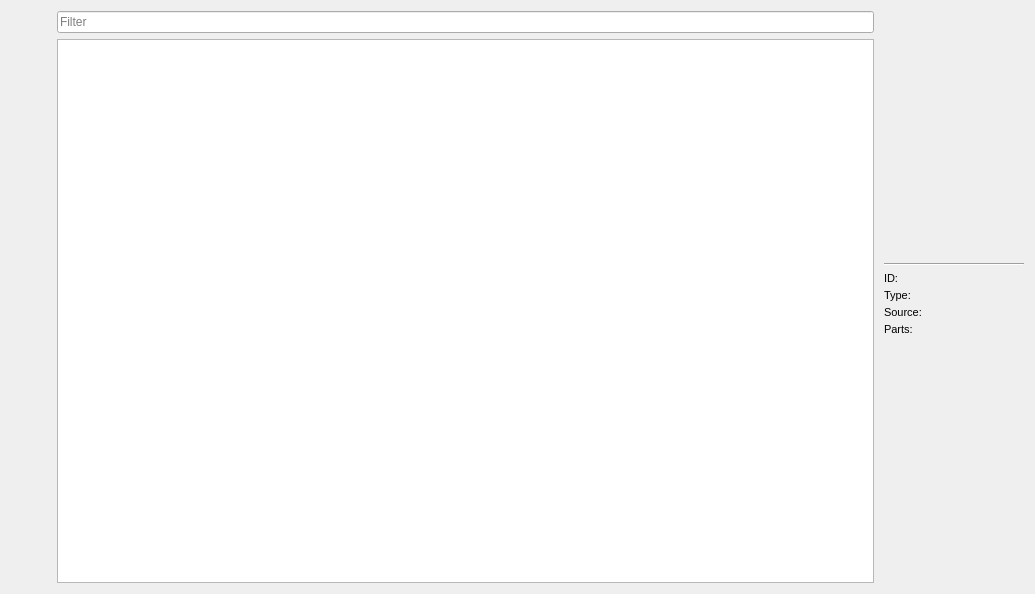
<?xml version="1.0" encoding="UTF-8"?>
<ui version="4.0">
 <class>GameListWidget</class>
 <widget class="QWidget" name="GameListWidget">
  <property name="geometry">
   <rect>
    <x>0</x>
    <y>0</y>
    <width>1035</width>
    <height>594</height>
   </rect>
  </property>
  <property name="windowTitle">
   <string notr="true">Form</string>
  </property>
  <layout class="QHBoxLayout" name="horizontalLayout_2">
   <item>
    <widget class="QWidget" name="mp_toolbar" native="true">
     <property name="sizePolicy">
      <sizepolicy hsizetype="Fixed" vsizetype="Preferred">
       <horstretch>0</horstretch>
       <verstretch>0</verstretch>
      </sizepolicy>
     </property>
     <layout class="QVBoxLayout" name="verticalLayout_2">
      <property name="leftMargin">
       <number>0</number>
      </property>
      <property name="topMargin">
       <number>0</number>
      </property>
      <property name="rightMargin">
       <number>0</number>
      </property>
      <property name="bottomMargin">
       <number>0</number>
      </property>
      <item>
       <widget class="QToolButton" name="mp_btn_rename">
        <property name="sizePolicy">
         <sizepolicy hsizetype="Expanding" vsizetype="Fixed">
          <horstretch>0</horstretch>
          <verstretch>0</verstretch>
         </sizepolicy>
        </property>
        <property name="text">
         <string notr="true"/>
        </property>
        <property name="iconSize">
         <size>
          <width>32</width>
          <height>32</height>
         </size>
        </property>
        <property name="toolButtonStyle">
         <enum>Qt::ToolButtonTextUnderIcon</enum>
        </property>
        <property name="autoRaise">
         <bool>true</bool>
        </property>
       </widget>
      </item>
      <item>
       <widget class="QToolButton" name="mp_btn_edit">
        <property name="sizePolicy">
         <sizepolicy hsizetype="Expanding" vsizetype="Fixed">
          <horstretch>0</horstretch>
          <verstretch>0</verstretch>
         </sizepolicy>
        </property>
        <property name="text">
         <string notr="true"/>
        </property>
        <property name="iconSize">
         <size>
          <width>32</width>
          <height>32</height>
         </size>
        </property>
        <property name="toolButtonStyle">
         <enum>Qt::ToolButtonTextUnderIcon</enum>
        </property>
        <property name="autoRaise">
         <bool>true</bool>
        </property>
       </widget>
      </item>
      <item>
       <widget class="QToolButton" name="mp_btn_resore_iso">
        <property name="sizePolicy">
         <sizepolicy hsizetype="Expanding" vsizetype="Fixed">
          <horstretch>0</horstretch>
          <verstretch>0</verstretch>
         </sizepolicy>
        </property>
        <property name="text">
         <string/>
        </property>
        <property name="iconSize">
         <size>
          <width>32</width>
          <height>32</height>
         </size>
        </property>
        <property name="toolButtonStyle">
         <enum>Qt::ToolButtonTextUnderIcon</enum>
        </property>
        <property name="autoRaise">
         <bool>true</bool>
        </property>
       </widget>
      </item>
      <item>
       <widget class="QToolButton" name="mp_btn_delete">
        <property name="sizePolicy">
         <sizepolicy hsizetype="Expanding" vsizetype="Fixed">
          <horstretch>0</horstretch>
          <verstretch>0</verstretch>
         </sizepolicy>
        </property>
        <property name="text">
         <string notr="true"/>
        </property>
        <property name="iconSize">
         <size>
          <width>32</width>
          <height>32</height>
         </size>
        </property>
        <property name="toolButtonStyle">
         <enum>Qt::ToolButtonTextUnderIcon</enum>
        </property>
        <property name="autoRaise">
         <bool>true</bool>
        </property>
       </widget>
      </item>
      <item>
       <spacer name="mp_spacer_2">
        <property name="orientation">
         <enum>Qt::Vertical</enum>
        </property>
        <property name="sizeHint" stdset="0">
         <size>
          <width>20</width>
          <height>40</height>
         </size>
        </property>
       </spacer>
      </item>
      <item>
       <widget class="QToolButton" name="mp_btn_install">
        <property name="sizePolicy">
         <sizepolicy hsizetype="Expanding" vsizetype="Preferred">
          <horstretch>0</horstretch>
          <verstretch>0</verstretch>
         </sizepolicy>
        </property>
        <property name="text">
         <string notr="true"/>
        </property>
        <property name="iconSize">
         <size>
          <width>32</width>
          <height>32</height>
         </size>
        </property>
        <property name="toolButtonStyle">
         <enum>Qt::ToolButtonTextUnderIcon</enum>
        </property>
        <property name="autoRaise">
         <bool>true</bool>
        </property>
       </widget>
      </item>
     </layout>
    </widget>
   </item>
   <item>
    <layout class="QVBoxLayout" name="mp_layout">
     <property name="rightMargin">
      <number>4</number>
     </property>
     <item>
      <widget class="QLineEdit" name="mp_edit_filter">
       <property name="placeholderText">
        <string>Filter</string>
       </property>
       <property name="clearButtonEnabled">
        <bool>true</bool>
       </property>
      </widget>
     </item>
     <item>
      <widget class="QTreeView" name="mp_tree_games">
       <property name="contextMenuPolicy">
        <enum>Qt::CustomContextMenu</enum>
       </property>
       <property name="styleSheet">
        <string notr="true">::item {
	padding: 2px 0;
}</string>
       </property>
       <property name="horizontalScrollBarPolicy">
        <enum>Qt::ScrollBarAlwaysOff</enum>
       </property>
       <property name="alternatingRowColors">
        <bool>true</bool>
       </property>
       <property name="verticalScrollMode">
        <enum>QAbstractItemView::ScrollPerPixel</enum>
       </property>
       <property name="rootIsDecorated">
        <bool>false</bool>
       </property>
       <property name="itemsExpandable">
        <bool>false</bool>
       </property>
       <property name="sortingEnabled">
        <bool>true</bool>
       </property>
       <property name="headerHidden">
        <bool>true</bool>
       </property>
       <property name="expandsOnDoubleClick">
        <bool>false</bool>
       </property>
      </widget>
     </item>
    </layout>
   </item>
   <item>
    <widget class="QWidget" name="mp_widget_details_holder" native="true">
     <property name="sizePolicy">
      <sizepolicy hsizetype="Fixed" vsizetype="Preferred">
       <horstretch>0</horstretch>
       <verstretch>0</verstretch>
      </sizepolicy>
     </property>
     <property name="minimumSize">
      <size>
       <width>140</width>
       <height>0</height>
      </size>
     </property>
     <property name="maximumSize">
      <size>
       <width>140</width>
       <height>16777215</height>
      </size>
     </property>
     <layout class="QVBoxLayout" name="verticalLayout">
      <property name="leftMargin">
       <number>0</number>
      </property>
      <property name="topMargin">
       <number>0</number>
      </property>
      <property name="rightMargin">
       <number>0</number>
      </property>
      <property name="bottomMargin">
       <number>0</number>
      </property>
      <item>
       <widget class="QWidget" name="mp_widget_details" native="true">
        <property name="sizePolicy">
         <sizepolicy hsizetype="Fixed" vsizetype="Preferred">
          <horstretch>0</horstretch>
          <verstretch>0</verstretch>
         </sizepolicy>
        </property>
        <property name="minimumSize">
         <size>
          <width>140</width>
          <height>0</height>
         </size>
        </property>
        <property name="maximumSize">
         <size>
          <width>140</width>
          <height>16777215</height>
         </size>
        </property>
        <layout class="QVBoxLayout" name="verticalLayout_3">
         <property name="leftMargin">
          <number>0</number>
         </property>
         <property name="topMargin">
          <number>0</number>
         </property>
         <property name="rightMargin">
          <number>0</number>
         </property>
         <property name="bottomMargin">
          <number>0</number>
         </property>
         <item>
          <widget class="QLabel" name="mp_label_cover">
           <property name="sizePolicy">
            <sizepolicy hsizetype="Fixed" vsizetype="Fixed">
             <horstretch>0</horstretch>
             <verstretch>0</verstretch>
            </sizepolicy>
           </property>
           <property name="minimumSize">
            <size>
             <width>140</width>
             <height>200</height>
            </size>
           </property>
           <property name="maximumSize">
            <size>
             <width>140</width>
             <height>200</height>
            </size>
           </property>
           <property name="text">
            <string notr="true"/>
           </property>
           <property name="alignment">
            <set>Qt::AlignCenter</set>
           </property>
          </widget>
         </item>
         <item>
          <widget class="QLabel" name="mp_label_title">
           <property name="minimumSize">
            <size>
             <width>0</width>
             <height>40</height>
            </size>
           </property>
           <property name="font">
            <font>
             <weight>75</weight>
             <bold>true</bold>
            </font>
           </property>
           <property name="text">
            <string notr="true"/>
           </property>
           <property name="alignment">
            <set>Qt::AlignBottom|Qt::AlignHCenter</set>
           </property>
           <property name="wordWrap">
            <bool>true</bool>
           </property>
          </widget>
         </item>
         <item>
          <widget class="Line" name="mp_line">
           <property name="orientation">
            <enum>Qt::Horizontal</enum>
           </property>
          </widget>
         </item>
         <item>
          <widget class="QWidget" name="mp_widget_stats" native="true">
           <property name="font">
            <font>
             <pointsize>8</pointsize>
            </font>
           </property>
           <layout class="QFormLayout" name="formLayout">
            <property name="verticalSpacing">
             <number>4</number>
            </property>
            <property name="leftMargin">
             <number>0</number>
            </property>
            <property name="topMargin">
             <number>0</number>
            </property>
            <property name="rightMargin">
             <number>0</number>
            </property>
            <property name="bottomMargin">
             <number>0</number>
            </property>
            <item row="0" column="0">
             <widget class="QLabel" name="mp_label_2">
              <property name="text">
               <string>ID:</string>
              </property>
              <property name="textInteractionFlags">
               <set>Qt::NoTextInteraction</set>
              </property>
             </widget>
            </item>
            <item row="0" column="1">
             <widget class="QLabel" name="mp_label_id">
              <property name="text">
               <string notr="true"/>
              </property>
              <property name="textInteractionFlags">
               <set>Qt::TextSelectableByMouse</set>
              </property>
             </widget>
            </item>
            <item row="1" column="0">
             <widget class="QLabel" name="mp_label_4">
              <property name="text">
               <string>Type:</string>
              </property>
              <property name="textInteractionFlags">
               <set>Qt::NoTextInteraction</set>
              </property>
             </widget>
            </item>
            <item row="1" column="1">
             <widget class="QLabel" name="mp_label_type">
              <property name="text">
               <string notr="true"/>
              </property>
              <property name="textInteractionFlags">
               <set>Qt::TextSelectableByMouse</set>
              </property>
             </widget>
            </item>
            <item row="2" column="0">
             <widget class="QLabel" name="mp_label_6">
              <property name="text">
               <string>Source:</string>
              </property>
              <property name="textInteractionFlags">
               <set>Qt::NoTextInteraction</set>
              </property>
             </widget>
            </item>
            <item row="2" column="1">
             <widget class="QLabel" name="mp_label_source">
              <property name="text">
               <string notr="true"/>
              </property>
              <property name="textInteractionFlags">
               <set>Qt::TextSelectableByMouse</set>
              </property>
             </widget>
            </item>
            <item row="3" column="0">
             <widget class="QLabel" name="mp_label_8">
              <property name="text">
               <string>Parts:</string>
              </property>
              <property name="textInteractionFlags">
               <set>Qt::NoTextInteraction</set>
              </property>
             </widget>
            </item>
            <item row="3" column="1">
             <widget class="QLabel" name="mp_label_parts">
              <property name="text">
               <string notr="true"/>
              </property>
              <property name="textInteractionFlags">
               <set>Qt::TextSelectableByMouse</set>
              </property>
             </widget>
            </item>
           </layout>
          </widget>
         </item>
         <item>
          <spacer name="mp_verticalSpacer">
           <property name="orientation">
            <enum>Qt::Vertical</enum>
           </property>
           <property name="sizeHint" stdset="0">
            <size>
             <width>20</width>
             <height>294</height>
            </size>
           </property>
          </spacer>
         </item>
        </layout>
       </widget>
      </item>
     </layout>
    </widget>
   </item>
  </layout>
  <action name="mp_action_edit">
   <property name="icon">
    <iconset theme="oplpct-edit">
     <normaloff>.</normaloff>.</iconset>
   </property>
   <property name="text">
    <string>Edit</string>
   </property>
   <property name="toolTip">
    <string>Edit game</string>
   </property>
   <property name="shortcut">
    <string notr="true">F4</string>
   </property>
  </action>
  <action name="mp_action_delete">
   <property name="icon">
    <iconset theme="oplpct-delete">
     <normaloff>.</normaloff>.</iconset>
   </property>
   <property name="text">
    <string>Delete</string>
   </property>
   <property name="toolTip">
    <string>Delete game</string>
   </property>
   <property name="shortcut">
    <string notr="true">Del</string>
   </property>
  </action>
  <action name="mp_action_install">
   <property name="icon">
    <iconset theme="oplpct-add">
     <normaloff>.</normaloff>.</iconset>
   </property>
   <property name="text">
    <string>Install</string>
   </property>
   <property name="toolTip">
    <string>Install game</string>
   </property>
   <property name="shortcut">
    <string notr="true">Ins</string>
   </property>
  </action>
  <action name="mp_action_rename">
   <property name="icon">
    <iconset theme="oplpct-rename">
     <normaloff>.</normaloff>.</iconset>
   </property>
   <property name="text">
    <string>Rename</string>
   </property>
   <property name="toolTip">
    <string>Rename game</string>
   </property>
   <property name="shortcut">
    <string notr="true">F2</string>
   </property>
  </action>
  <action name="mp_action_restore_iso">
   <property name="icon">
    <iconset theme="oplpct-restore">
     <normaloff>.</normaloff>.</iconset>
   </property>
   <property name="text">
    <string>Restore ISO</string>
   </property>
   <property name="shortcut">
    <string notr="true">Ctrl+R</string>
   </property>
  </action>
 </widget>
 <tabstops>
  <tabstop>mp_btn_rename</tabstop>
  <tabstop>mp_btn_edit</tabstop>
  <tabstop>mp_btn_resore_iso</tabstop>
  <tabstop>mp_btn_delete</tabstop>
  <tabstop>mp_btn_install</tabstop>
  <tabstop>mp_edit_filter</tabstop>
  <tabstop>mp_tree_games</tabstop>
 </tabstops>
 <resources/>
 <connections/>
</ui>
